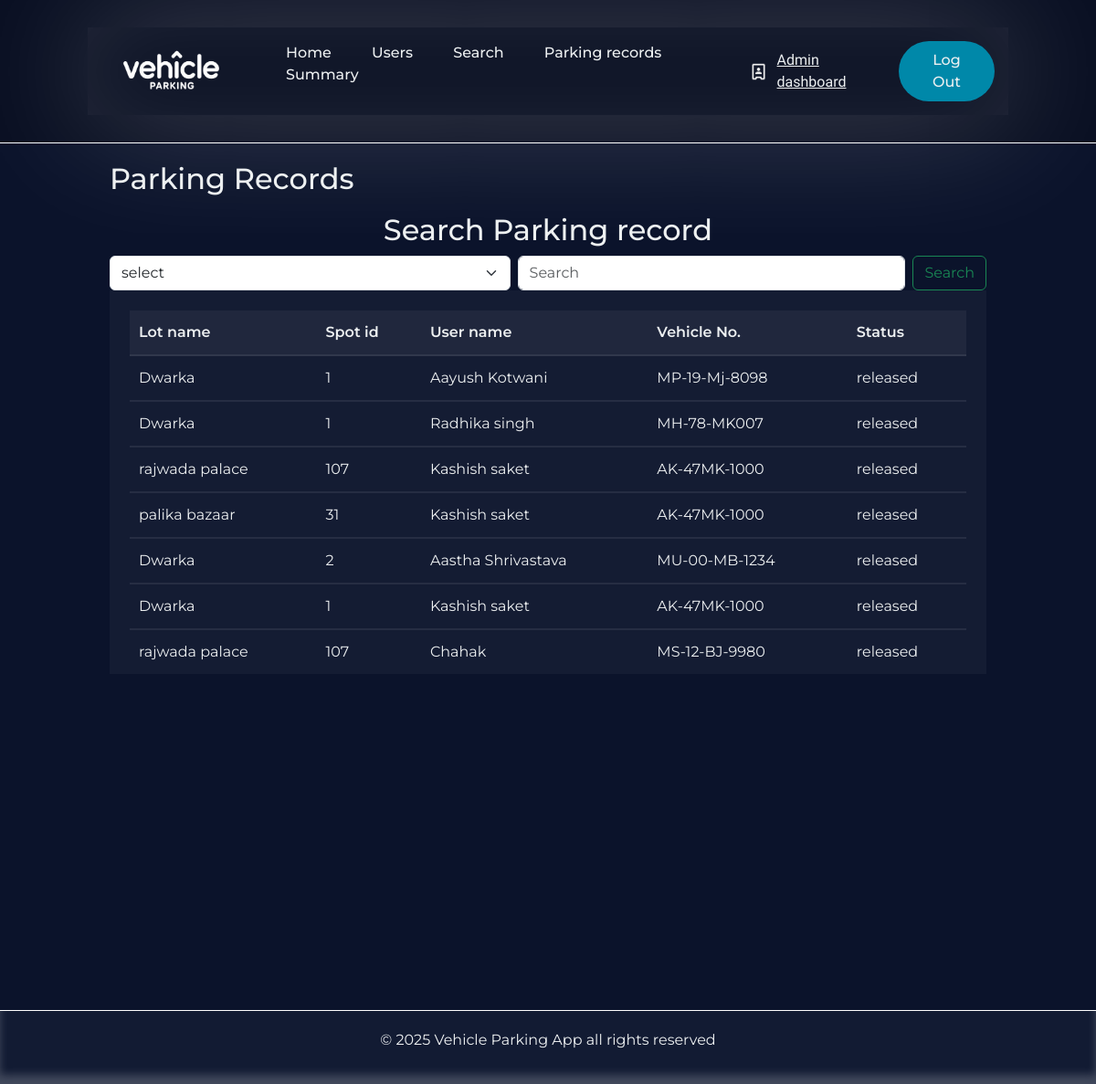
The page /parking-records on the database its author committed.
### Application/models.py (models this page shows)
class Parkingrecords(db.Model):
    __tablename__='parking_records'
    id=db.Column(db.Integer,primary_key=True)
    spot_id=db.Column(db.Integer,db.ForeignKey('parking_spots.id'),nullable=False)
    user_id=db.Column(db.Integer,db.ForeignKey('user.id'),nullable=False)
    vehicle_number=db.Column(db.String(18),nullable=False)
    parking_timestamp=db.Column(db.DateTime,nullable=False)
    leaving_timestamp=db.Column(db.DateTime,nullable=True)
    parking_cost=db.Column(db.Float,nullable=True)
    status=db.Column(db.String(12),nullable=False,default='reserved') # reserved and released

class Parkinglot(db.Model):
    __tablename__='parking_lot'
    id=db.Column(db.Integer,primary_key=True)
    prime_location_name=db.Column(db.String(80),nullable=False)
    price=db.Column(db.Float,nullable=False)
    address=db.Column(db.String(250),nullable=False)
    pincode=db.Column(db.String(6),nullable=False)
    maximum_spots=db.Column(db.Integer,nullable=False)
    is_active=db.Column(db.Boolean,default=True,nullable=False)
    spots=db.relationship('Parkingspots',backref='lot',lazy=True,cascade='all,delete-orphan')

class Parkingspots(db.Model):
    __tablename__='parking_spots'
    id=db.Column(db.Integer,primary_key=True)
    lot_id=db.Column(db.Integer,db.ForeignKey('parking_lot.id'),nullable=False)
    spot_number=db.Column(db.Integer,nullable=False)
    status=db.Column(db.String(20),default='Available',nullable=False) # A= Available,O=Occupied
    record=db.relationship('Parkingrecords',backref='spot',lazy=True)

class User(db.Model):
    __tablename__='user'
    id=db.Column(db.Integer,primary_key=True)
    name=db.Column(db.String(80),nullable=False)
    email=db.Column(db.String(150),unique=True,nullable=False)
    password=db.Column(db.String(512),nullable=False)
    address=db.Column(db.String(250),nullable=False)
    pincode=db.Column(db.String(6),nullable=False)
    role=db.Column(db.String(10),default='user',nullable=False)
    record=db.relationship('Parkingrecords',backref='user',lazy=True)

### Application/controllers.py (the view, shortened to what this page needs)
@app.route('/parking-records',methods=['GET','POST'])
def parking_records():
    parking_records=Parkingrecords.query.all()
    return render_template('parking_records.html',parking_records=parking_records)

### templates/parking_records.html (shortened to what this page needs)
{% extends 'admin_base.html' %}
{% block content %}
<div class="parkinglot-table-heading-container">
  <h2>Parking Records</h2>
</div>
            <div class="parkinglot-table-heading-container-user">
                    <h2>Search Parking record</h2>
                </div>
                <form class="d-flex" action="{{ url_for('parking_records') }}" method="POST">
                  <select class="form-select me-2" aria-label="Default select example" name="key" required>
                    <option selected>select</option>
                  </select>
                  <input class="form-control me-2" type="text" name="search_value" placeholder="Search" aria-label="Search" required>
                  <input class="btn btn-outline-success" type="submit" value="Search">
                </form>
                <div class="parkinglot-table-container">
                  <table class="parkinglot-table">
                        <thead>
                          <tr>
                              <th>Lot name</th>
                              <th>Spot id</th>
                              <th>User name</th>
                              <th>Vehicle No.</th>
                              <th>Status</th>
                          </tr>
                        </thead>
                        <tbody>
                         {% for record in parking_records %}
                        <tr>
                            <td>{{record.spot.lot.prime_location_name}}</td>
                            <td>{{record.spot.id}}</td>
                            <td>{{record.user.name}}</td>
                            <td>{{record.vehicle_number}}</td>
                            <td>{{record.status}}</td>
                        </tr>
                        {% endfor %}
                    </tbody>
                  </table>
                </div>
{% endblock %}

### static/style.css (style rules this page uses)
* { box-sizing: border-box; margin: 0; padding: 0; font-family: "Montserrat",sans-serif; }
html,body { height: 100%; background-color: #0b132b; color: #edf0f1; }
.parkinglot-table-heading-container { margin-bottom: 10px; display: flex; justify-content: space-between; }
.parkinglot-table-heading-container-user { display: flex; justify-content: center; }
.parkinglot-table-container { padding: 22px; width: 100%; background-color: rgba(255, 255, 255, 0.040); border: #f7f7f7; overflow-y: auto; max-height: 420px; }
.parkinglot-table { width: 100%; border-radius: 30px; border-collapse: separate; border-spacing: 0px; }
.parkinglot-table th, .parkinglot-table td { padding: 12px 10px; border-bottom: 2px solid rgba(255, 255, 255, 0.080);; }
.parkinglot-table th { text-align: left; background-color: rgba(255, 255, 255, 0.05); font-weight: 600; }
.parkinglot-table td { text-align: left; }

### rows shown on the page
Parkingrecords: spot.lot.prime_location_name "Dwarka", spot.id "1", user.name "Aayush Kotwani", vehicle_number "MP-19-Mj-8098", status "released"
Parkingrecords: spot.lot.prime_location_name "Dwarka", spot.id "1", user.name "Radhika singh", vehicle_number "MH-78-MK007", status "released"
Parkingrecords: spot.lot.prime_location_name "rajwada palace", spot.id "107", user.name "Kashish saket", vehicle_number "AK-47MK-1000", status "released"
Parkingrecords: spot.lot.prime_location_name "palika bazaar", spot.id "31", user.name "Kashish saket", vehicle_number "AK-47MK-1000", status "released"
Parkingrecords: spot.lot.prime_location_name "Dwarka", spot.id "2", user.name "Aastha Shrivastava", vehicle_number "MU-00-MB-1234", status "released"
Parkingrecords: spot.lot.prime_location_name "Dwarka", spot.id "1", user.name "Kashish saket", vehicle_number "AK-47MK-1000", status "released"
Parkingrecords: spot.lot.prime_location_name "rajwada palace", spot.id "107", user.name "Chahak", vehicle_number "MS-12-BJ-9980", status "released"
